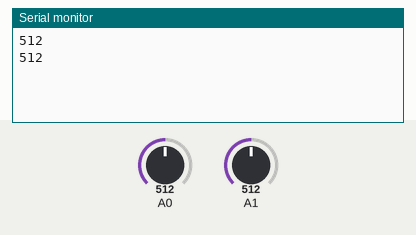
Simulated run of this sketch. Board: Arduino Uno, built with avr-gcc and run on an emulated ATmega328P. On the bench: the last lines printed to the serial monitor. The test bench sets the inputs (shaded band); at power-on: A0 = 512, A1 = 512.

Above: at 2.8 s.
2.9 s: A0 set to 716
At 3.8 s:
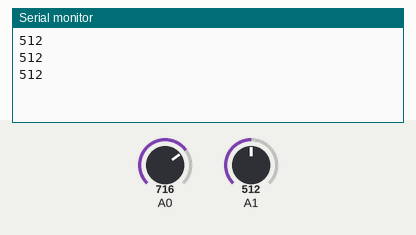
5.6 s: A1 set to 306
At 6.7 s:
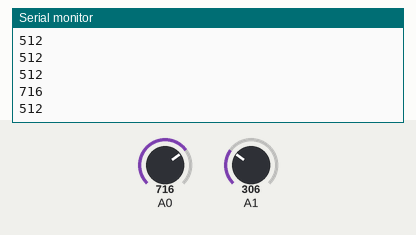
8.3 s: A0 set to 900
At 9.8 s:
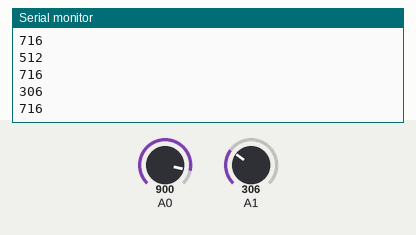
11.0 s: A1 set to 122
At 11.8 s:
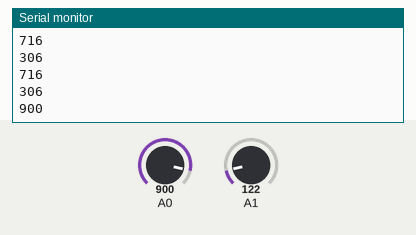
Timing chart, 0 to 14.0 s (numbered marks = the images above; inputs shaded):
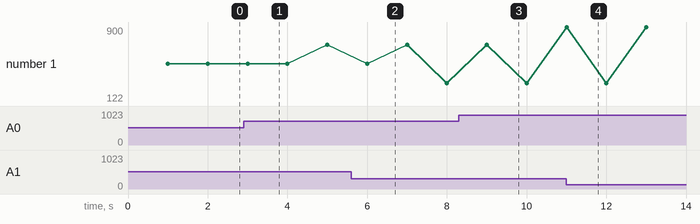

The sketch:

sketch_feb12a.ino
```cpp
int val,val2;
void setup() {
  pinMode(A0,INPUT);
  pinMode(A1,INPUT);
  Serial.begin(9600);

}

void loop() {
  val=analogRead(A0);
  val2=analogRead(A1);
  delay(1000);
  Serial.println(val);
    delay(1000);
  Serial.println(val2);
  // put your main code here, to run repeatedly:

}
```

Measured:
- plotted number 1: 512 → 716 after the input at 2.9 s, 716 → 306 after the input at 5.6 s, 306 → 122 after the input at 11.0 s
